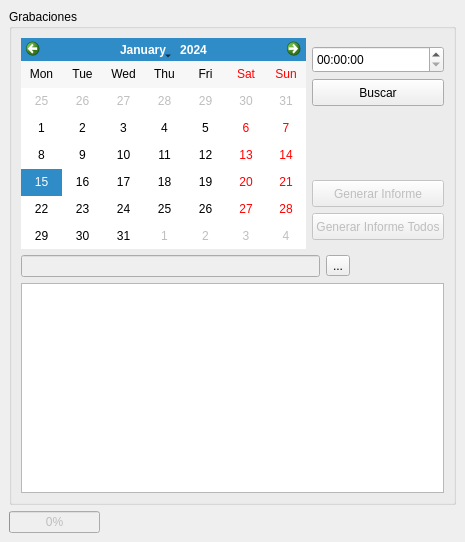
<?xml version="1.0" encoding="UTF-8"?>
<ui version="4.0">
 <class>MainWindow</class>
 <widget class="QMainWindow" name="MainWindow">
  <property name="geometry">
   <rect>
    <x>0</x>
    <y>0</y>
    <width>465</width>
    <height>542</height>
   </rect>
  </property>
  <property name="windowTitle">
   <string>MainWindow</string>
  </property>
  <widget class="QWidget" name="centralwidget">
   <layout class="QVBoxLayout" name="verticalLayout_7">
    <item>
     <layout class="QVBoxLayout" name="verticalLayout_6">
      <item>
       <widget class="QGroupBox" name="groupBox">
        <property name="title">
         <string>Grabaciones</string>
        </property>
        <layout class="QVBoxLayout" name="verticalLayout_5">
         <item>
          <layout class="QVBoxLayout" name="verticalLayout_4">
           <item>
            <layout class="QHBoxLayout" name="horizontalLayout">
             <item>
              <widget class="QCalendarWidget" name="calendarWidget">
               <property name="sizePolicy">
                <sizepolicy hsizetype="Preferred" vsizetype="Preferred">
                 <horstretch>0</horstretch>
                 <verstretch>0</verstretch>
                </sizepolicy>
               </property>
               <property name="gridVisible">
                <bool>false</bool>
               </property>
               <property name="horizontalHeaderFormat">
                <enum>QCalendarWidget::ShortDayNames</enum>
               </property>
               <property name="verticalHeaderFormat">
                <enum>QCalendarWidget::NoVerticalHeader</enum>
               </property>
              </widget>
             </item>
             <item>
              <layout class="QVBoxLayout" name="verticalLayout_3">
               <item>
                <layout class="QVBoxLayout" name="verticalLayout_2">
                 <property name="bottomMargin">
                  <number>60</number>
                 </property>
                 <item>
                  <widget class="QTimeEdit" name="timeWidget">
                   <property name="sizePolicy">
                    <sizepolicy hsizetype="Preferred" vsizetype="Minimum">
                     <horstretch>0</horstretch>
                     <verstretch>0</verstretch>
                    </sizepolicy>
                   </property>
                   <property name="minimumSize">
                    <size>
                     <width>0</width>
                     <height>27</height>
                    </size>
                   </property>
                   <property name="maximumSize">
                    <size>
                     <width>16777215</width>
                     <height>27</height>
                    </size>
                   </property>
                  </widget>
                 </item>
                 <item>
                  <widget class="QPushButton" name="button">
                   <property name="enabled">
                    <bool>true</bool>
                   </property>
                   <property name="sizePolicy">
                    <sizepolicy hsizetype="Preferred" vsizetype="Minimum">
                     <horstretch>0</horstretch>
                     <verstretch>0</verstretch>
                    </sizepolicy>
                   </property>
                   <property name="minimumSize">
                    <size>
                     <width>0</width>
                     <height>27</height>
                    </size>
                   </property>
                   <property name="maximumSize">
                    <size>
                     <width>16777215</width>
                     <height>27</height>
                    </size>
                   </property>
                   <property name="text">
                    <string>Buscar</string>
                   </property>
                  </widget>
                 </item>
                </layout>
               </item>
               <item>
                <layout class="QVBoxLayout" name="verticalLayout">
                 <item>
                  <widget class="QPushButton" name="button_report">
                   <property name="enabled">
                    <bool>false</bool>
                   </property>
                   <property name="sizePolicy">
                    <sizepolicy hsizetype="Preferred" vsizetype="Minimum">
                     <horstretch>0</horstretch>
                     <verstretch>0</verstretch>
                    </sizepolicy>
                   </property>
                   <property name="minimumSize">
                    <size>
                     <width>0</width>
                     <height>27</height>
                    </size>
                   </property>
                   <property name="maximumSize">
                    <size>
                     <width>16777215</width>
                     <height>27</height>
                    </size>
                   </property>
                   <property name="text">
                    <string>Generar Informe</string>
                   </property>
                  </widget>
                 </item>
                 <item>
                  <widget class="QPushButton" name="button_report2">
                   <property name="enabled">
                    <bool>false</bool>
                   </property>
                   <property name="sizePolicy">
                    <sizepolicy hsizetype="Preferred" vsizetype="Minimum">
                     <horstretch>0</horstretch>
                     <verstretch>0</verstretch>
                    </sizepolicy>
                   </property>
                   <property name="minimumSize">
                    <size>
                     <width>0</width>
                     <height>27</height>
                    </size>
                   </property>
                   <property name="maximumSize">
                    <size>
                     <width>16777215</width>
                     <height>27</height>
                    </size>
                   </property>
                   <property name="text">
                    <string>Generar Informe Todos</string>
                   </property>
                  </widget>
                 </item>
                </layout>
               </item>
              </layout>
             </item>
            </layout>
           </item>
           <item>
            <layout class="QHBoxLayout" name="horizontalLayout_2">
             <item>
              <widget class="QLineEdit" name="lineEdit_recordFolder">
               <property name="enabled">
                <bool>false</bool>
               </property>
              </widget>
             </item>
             <item>
              <widget class="QToolButton" name="toolButton">
               <property name="text">
                <string>...</string>
               </property>
              </widget>
             </item>
             <item>
              <spacer name="horizontalSpacer">
               <property name="orientation">
                <enum>Qt::Horizontal</enum>
               </property>
               <property name="sizeType">
                <enum>QSizePolicy::Maximum</enum>
               </property>
               <property name="sizeHint" stdset="0">
                <size>
                 <width>94</width>
                 <height>20</height>
                </size>
               </property>
              </spacer>
             </item>
            </layout>
           </item>
           <item>
            <widget class="QListWidget" name="listWidget"/>
           </item>
          </layout>
         </item>
        </layout>
       </widget>
      </item>
      <item>
       <layout class="QHBoxLayout" name="horizontalLayout_3">
        <item>
         <widget class="QProgressBar" name="progressBar">
          <property name="enabled">
           <bool>false</bool>
          </property>
          <property name="sizePolicy">
           <sizepolicy hsizetype="Fixed" vsizetype="Fixed">
            <horstretch>0</horstretch>
            <verstretch>0</verstretch>
           </sizepolicy>
          </property>
          <property name="value">
           <number>0</number>
          </property>
          <property name="textVisible">
           <bool>true</bool>
          </property>
          <property name="invertedAppearance">
           <bool>false</bool>
          </property>
          <property name="textDirection">
           <enum>QProgressBar::TopToBottom</enum>
          </property>
         </widget>
        </item>
        <item>
         <widget class="QLabel" name="label">
          <property name="text">
           <string/>
          </property>
         </widget>
        </item>
       </layout>
      </item>
     </layout>
    </item>
   </layout>
  </widget>
 </widget>
 <resources/>
 <connections/>
</ui>
